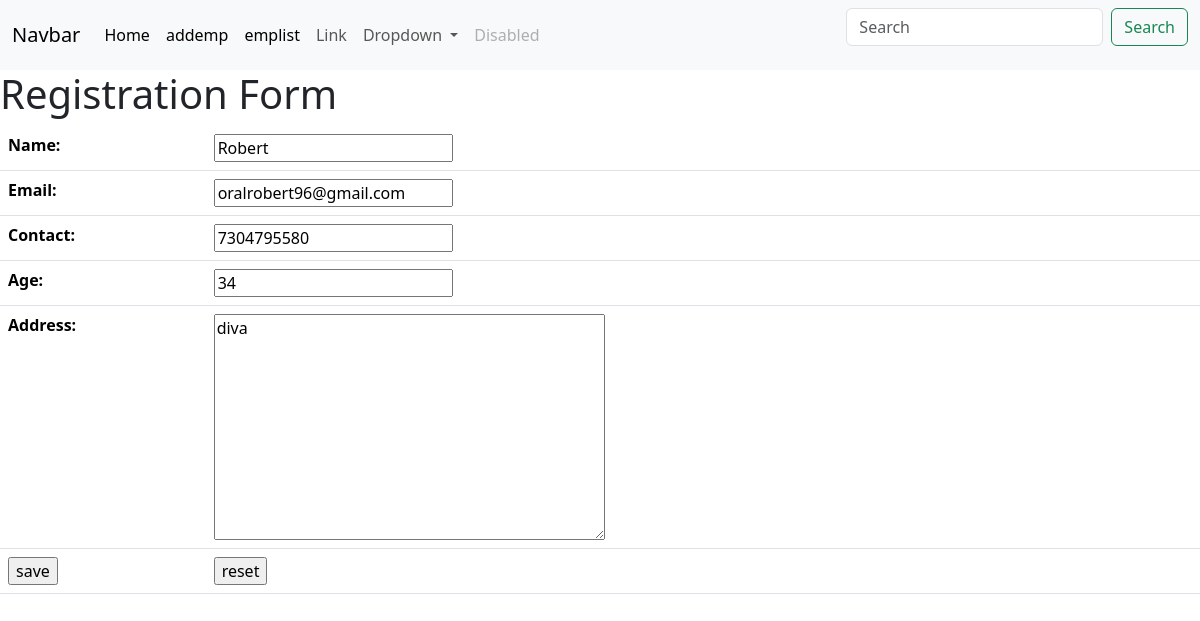
Screenshot of /edit/1 with the database file from the repository.
### cbv_app/models.py (models this page shows, shortened)
class Emp(models.Model):
    name=models.CharField(max_length=30)
    email=models.CharField(max_length=30)
    contact=models.CharField(max_length=30)
    age=models.IntegerField()
    address=models.TextField(max_length=300)
    class Meta:
        db_table='emp'

### cbv_app/views.py (the view)
# urls.py: path('edit/<int:pk>',v.edit.as_view()),
class edit(UpdateView):
    model=Emp
    fields='__all__'
    template_name='update.html'
    success_url='/elist'

### cbv_app/templates/update.html (shortened to what this page needs)
{%include 'navbar.html'%}
<h1>Registration Form</h1>
<form action="" method="post">
    <table class="table">
        {{form.as_table}}
        <tr>
            <td><input type="submit" value="save"></td>
            <td><input type="reset" value="reset"></td>
        </tr>
    </table>
</form>

### rows the page displays
Emp: name "Robert", email "oralrobert96@gmail.com", contact "7304795580", age "34", address "diva"
